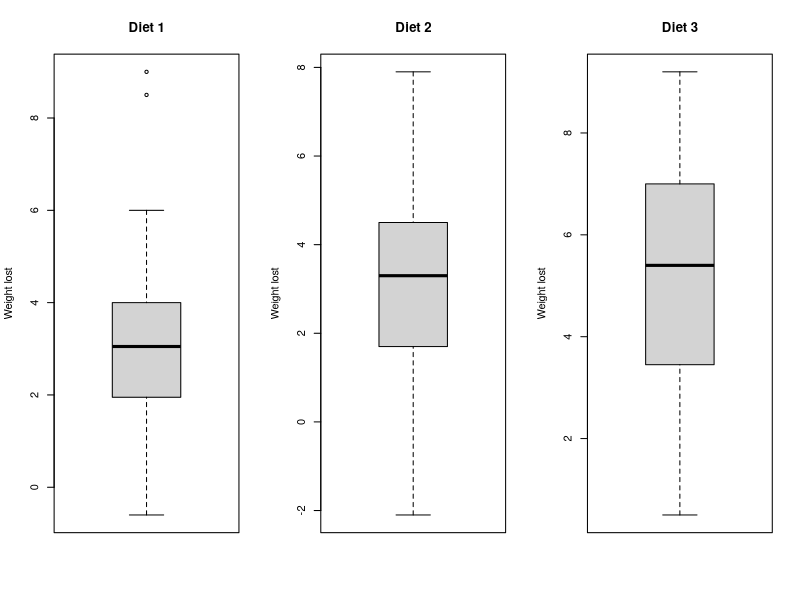
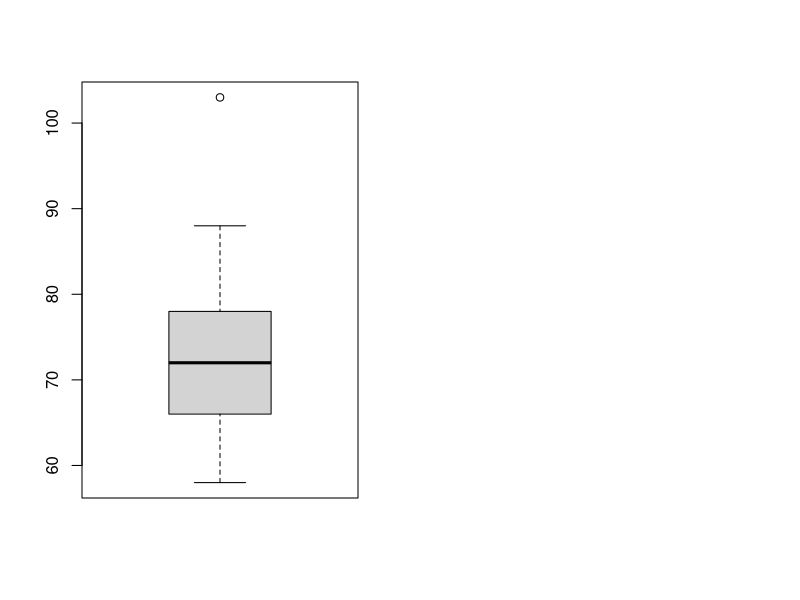

Generate these figures, in order, with R: (Note: this script raises an error after producing the figures.)
data = read.table('data/diet.txt',header=TRUE)

weight.lost = data$preweight - data$weight6weeks
data = cbind(data,weight.lost)

pre = data$preweight
post = data$weight6weeks
age = data$age

# test sign. difference -> check assumptions (normality etc.) otherwise other test is needed
par(mfrow = c(1,3))
boxplot(data$weight.lost[data$diet == 1], main="Diet 1", ylab="Weight lost")
boxplot(data$weight.lost[data$diet == 2], main="Diet 2", ylab="Weight lost")
boxplot(data$weight.lost[data$diet == 3], main="Diet 3", ylab="Weight lost")
# @ plotto -> hier heb ik boxplots van verschil in weight lost per diet, doe ff commenten hierover

par(mfrow = c(1,2))
boxplot(data$pre)
boxplot(data$post)
# @ plotto -> deze doet het nog niet helemaal zoals ik wil, maar wil gewoon normale boxplotto als summary van data


t.test(pre,post,paired=TRUE)
# @ plotto -> deze test laat zien dat het verschil in means van pre en post niet 0 is. (dus diff.)

# @ plotto -> is de data paired? jazeker! want dit zijn steeds dezelfde personen die de meting doen. 


# add boxplots of data -> 
# add boxplots of weight lost -> check!
# add qq plots -> is this right?
# add shapiro wilk

# plot hist of loss per diet
for (i in 1:3){
   hist(data$weight.lost[data$diet == i])
}
mycol = rgb(0, 0, 255, max = 255, alpha = 20, names = "blue50")
mycol2 = rgb(0, 255, 0, max = 255, alpha = 100, names = "green50")


# male vs female loss
femalehist = hist(data$weight.lost[data$gender == 0], plot=FALSE)
malehist = hist(data$weight.lost[data$gender == 1], plot=FALSE)

plot(femalehist, col=mycol)
plot(malehist, col=mycol2, add=TRUE)


# lin reg of age and weight loss -> no relation!
reg = lm(weight.lost ~ age)
plot(age, weight.lost)
abline(reg)
summary(reg)



## ANOVA (Ex. 3B)
boxplot(data); stripchart(data)
data$diet = as.factor(data$diet)
df = data[c("weight.lost","diet")]; df
is.factor(df$diet); is.numeric(df$diet)


weightlostaov = lm(weight.lost~diet,data=df)
anova(weightlostaov)
summary(weightlostaov)
confint(weightlostaov)

# plot residuals to see if normality assumption is not violated -> good!
par(mfrow=c(1,2)); qqnorm(residuals(weightlostaov))
plot(fitted(weightlostaov),residuals(weightlostaov))
# show that fitted(weightlostaov) is equal to the mean of the weight lost per diet

# can kruskal-wallis be used for this? -> can be used! However, we have seen that residuals are normally distributed, so usage of kruskal-wallis test is not needed.
# compare kruskal-wallis test results with those of one-way anova
kruskal.test(weight.lost,diet)


#TWO WAY ANOVA (ex. 3C)
data$gender = as.factor(data$gender)
df2 = data[c("weight.lost","diet","gender")]; df2

# use normal parametrization

# inspect interaction (diet * gender)
twoway = lm(weight.lost~diet*gender,data=df2)

# interaction variable is significant! -> Pr(>F) = 0.048, we use alpha = 0.05.
# hence no need to inspect further effects of main factor parameters (?) -> check slides lec. 5
anova(twoway)

# summary (parameter values) and confidence interval
summary(twoway)
confint(twoway)

# plot residuals to see if normality assumption is not violated -> good!
par(mfrow=c(1,2)); qqnorm(residuals(twoway))
plot(fitted(twoway),residuals(twoway))

# interaction plot????

## EX 3D
head(data)
height = data$height
diet= data$diet

# show interaction plots to assume a priori that all interactions are 0
par(mfrow=c(1,2))
interaction.plot(height,diet,weight.lost)
interaction.plot(diet,height,weight.lost)

# two way anova, also inspecting interaction
height_diet = lm(weight.lost ~ height*diet,data=data)

# two way anova results in not significant interaction parameter 
anova(height_diet)

# -> so we have to inspect only main factor parameters
height_diet2 = lm(weight.lost ~ height+diet,data=data)

# this results in significant diet factor parameter (Pr(>F) = 0.0056)
anova(height_diet2)

# now we check if the effect of height is the same for all 3 types of diet
# seems like diet 1 and 2 have the same effect, only diet 3 is significantly different from diet 1 (Pr(>F) = 0.00879)
summary(height_diet2)

# plot residuals of linear model -> looks good (normal). QQ plot looks good and fitted vs residuals looks random.
par(mfrow=c(1,2)); qqnorm(residuals(height_diet2))
plot(fitted(height_diet2),residuals(height_diet2))


## EX 3E

#### TO DO Stilllllllll


# what is the best model? second? because height is taken into account, but height does not seem to have a sign. effect!
# so why compute a 2-way anova when height is only interfering?
# we prefer the first model, only taking the sign. effects into account -> namely diet (also P values are lower: 0.003229 < 0.005612)

# because we already got rid of first differences (resulting in variable 'weight.lost'), we can interpret the ANOVA estimated parameters as without intercept
summary(weightlostaov)
# hence for first diet it is -3.3, second 0.27 (not sign.), third -1.8481.
